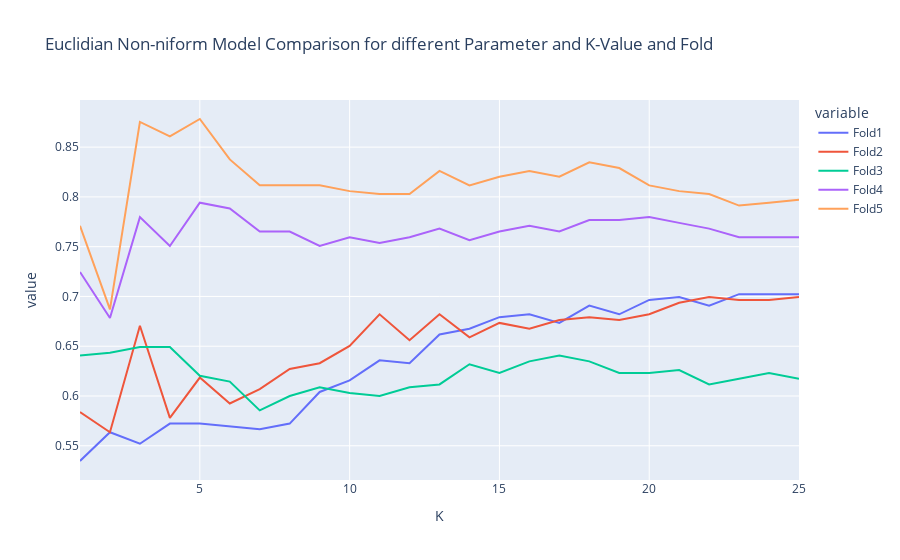

Notebook code cell kept with this figure:
### Code cell
px.line(Eu_NonUni,x='K',y=Eu_NonUni.columns[1:],title=' Euclidian Non-niform Model Comparison for different Parameter and K-Value and Fold')

### Figure 1 — Plotly figure (JSON) as saved in the notebook; plotly's stock layout.template omitted (floating-point values rounded to 4 significant figures)
{"data": [{"hovertemplate": "variable=Fold1<br>K=%{x}<br>value=%{y}<extra></extra>", "legendgroup": "Fold1", "line": {"color": "#636efa", "dash": "solid"}, "marker": {"symbol": "circle"}, "mode": "lines", "name": "Fold1", "orientation": "v", "showlegend": true, "type": "scatter", "x": [1, 2, 3, 4, 5, 6, 7, 8, 9, 10, 11, 12, 13, 14, 15, 16, 17, 18, 19, 20, 21, 22, 23, 24, 25], "xaxis": "x", "y": [0.5347, 0.5636, 0.552, 0.5723, 0.5723, 0.5694, 0.5665, 0.5723, 0.604, 0.6156, 0.6358, 0.6329, 0.6618, 0.6676, 0.6792, 0.6821, 0.6734, 0.6908, 0.6821, 0.6965, 0.6994, 0.6908, 0.7023, 0.7023, 0.7023], "yaxis": "y"}, {"hovertemplate": "variable=Fold2<br>K=%{x}<br>value=%{y}<extra></extra>", "legendgroup": "Fold2", "line": {"color": "#EF553B", "dash": "solid"}, "marker": {"symbol": "circle"}, "mode": "lines", "name": "Fold2", "orientation": "v", "showlegend": true, "type": "scatter", "x": [1, 2, 3, 4, 5, 6, 7, 8, 9, 10, 11, 12, 13, 14, 15, 16, 17, 18, 19, 20, 21, 22, 23, 24, 25], "xaxis": "x", "y": [0.5838, 0.5636, 0.6705, 0.578, 0.6185, 0.5925, 0.6069, 0.6272, 0.6329, 0.6503, 0.6821, 0.6561, 0.6821, 0.659, 0.6734, 0.6676, 0.6763, 0.6792, 0.6763, 0.6821, 0.6936, 0.6994, 0.6965, 0.6965, 0.6994], "yaxis": "y"}, {"hovertemplate": "variable=Fold3<br>K=%{x}<br>value=%{y}<extra></extra>", "legendgroup": "Fold3", "line": {"color": "#00cc96", "dash": "solid"}, "marker": {"symbol": "circle"}, "mode": "lines", "name": "Fold3", "orientation": "v", "showlegend": true, "type": "scatter", "x": [1, 2, 3, 4, 5, 6, 7, 8, 9, 10, 11, 12, 13, 14, 15, 16, 17, 18, 19, 20, 21, 22, 23, 24, 25], "xaxis": "x", "y": [0.6406, 0.6435, 0.6493, 0.6493, 0.6203, 0.6145, 0.5855, 0.6, 0.6087, 0.6029, 0.6, 0.6087, 0.6116, 0.6319, 0.6232, 0.6348, 0.6406, 0.6348, 0.6232, 0.6232, 0.6261, 0.6116, 0.6174, 0.6232, 0.6174], "yaxis": "y"}, {"hovertemplate": "variable=Fold4<br>K=%{x}<br>value=%{y}<extra></extra>", "legendgroup": "Fold4", "line": {"color": "#ab63fa", "dash": "solid"}, "marker": {"symbol": "circle"}, "mode": "lines", "name": "Fold4", "orientation": "v", "showlegend": true, "type": "scatter", "x": [1, 2, 3, 4, 5, 6, 7, 8, 9, 10, 11, 12, 13, 14, 15, 16, 17, 18, 19, 20, 21, 22, 23, 24, 25], "xaxis": "x", "y": [0.7246, 0.6783, 0.7797, 0.7507, 0.7942, 0.7884, 0.7652, 0.7652, 0.7507, 0.7594, 0.7536, 0.7594, 0.7681, 0.7565, 0.7652, 0.771, 0.7652, 0.7768, 0.7768, 0.7797, 0.7739, 0.7681, 0.7594, 0.7594, 0.7594], "yaxis": "y"}, {"hovertemplate": "variable=Fold5<br>K=%{x}<br>value=%{y}<extra></extra>", "legendgroup": "Fold5", "line": {"color": "#FFA15A", "dash": "solid"}, "marker": {"symbol": "circle"}, "mode": "lines", "name": "Fold5", "orientation": "v", "showlegend": true, "type": "scatter", "x": [1, 2, 3, 4, 5, 6, 7, 8, 9, 10, 11, 12, 13, 14, 15, 16, 17, 18, 19, 20, 21, 22, 23, 24, 25], "xaxis": "x", "y": [0.771, 0.687, 0.8754, 0.8609, 0.8783, 0.8377, 0.8116, 0.8116, 0.8116, 0.8058, 0.8029, 0.8029, 0.8261, 0.8116, 0.8203, 0.8261, 0.8203, 0.8348, 0.829, 0.8116, 0.8058, 0.8029, 0.7913, 0.7942, 0.7971], "yaxis": "y"}], "layout": {"legend": {"title": {"text": "variable"}, "tracegroupgap": 0}, "title": {"text": " Euclidian Non-niform Model Comparison for different Parameter and K-Value and Fold"}, "xaxis": {"anchor": "y", "domain": [0, 1], "title": {"text": "K"}}, "yaxis": {"anchor": "x", "domain": [0, 1], "title": {"text": "value"}}}}
